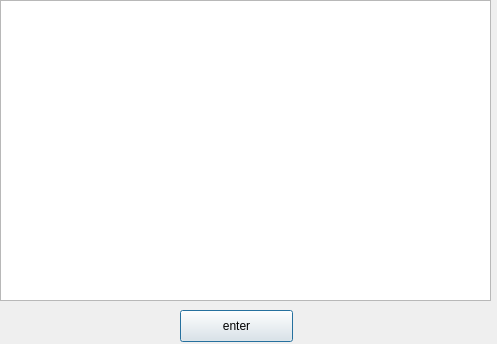
<?xml version="1.0" encoding="UTF-8"?>
<ui version="4.0">
 <class>Dialog</class>
 <widget class="QDialog" name="Dialog">
  <property name="geometry">
   <rect>
    <x>0</x>
    <y>0</y>
    <width>497</width>
    <height>344</height>
   </rect>
  </property>
  <property name="windowTitle">
   <string>Dialog</string>
  </property>
  <widget class="QTableView" name="tableView">
   <property name="geometry">
    <rect>
     <x>0</x>
     <y>0</y>
     <width>491</width>
     <height>301</height>
    </rect>
   </property>
  </widget>
  <widget class="QPushButton" name="pushButton">
   <property name="geometry">
    <rect>
     <x>180</x>
     <y>310</y>
     <width>113</width>
     <height>32</height>
    </rect>
   </property>
   <property name="text">
    <string>enter</string>
   </property>
  </widget>
 </widget>
 <resources/>
 <connections>
  <connection>
   <sender>pushButton</sender>
   <signal>clicked()</signal>
   <receiver>Dialog</receiver>
   <slot>submit()</slot>
   <hints>
    <hint type="sourcelabel">
     <x>255</x>
     <y>321</y>
    </hint>
    <hint type="destinationlabel">
     <x>337</x>
     <y>319</y>
    </hint>
   </hints>
  </connection>
 </connections>
 <slots>
  <slot>submit()</slot>
 </slots>
</ui>
